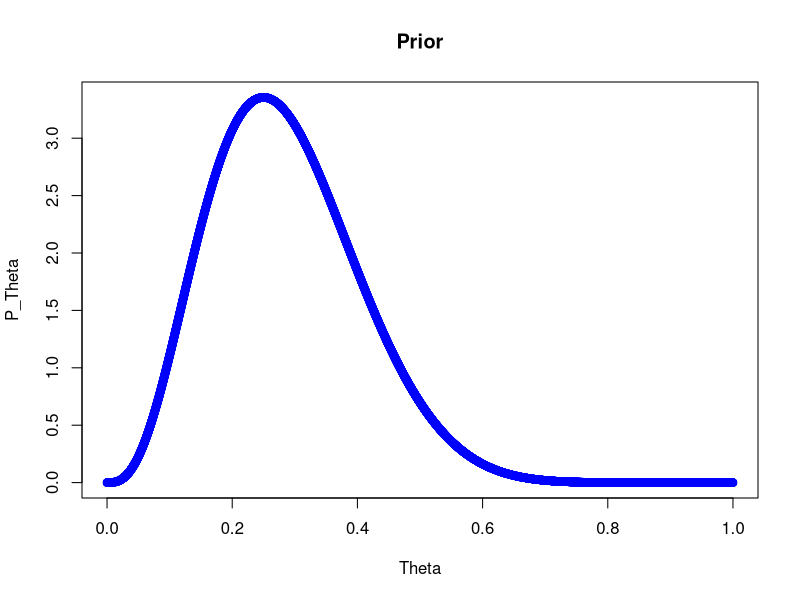
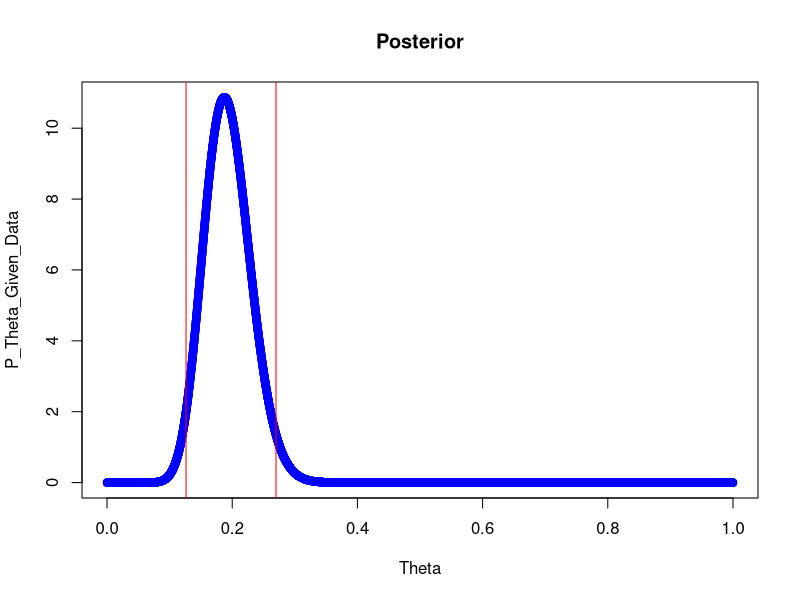

Source code (R) for these figures, in order:
#Prior 1: uniform prior ("no clue")
a <- 1
b <- 1

#Prior 2: skewed to the right ("cautiosly optimistic")
a <- 5
b <- 3

#Prior 3: skewed to the right, narrower ("experienced optimistic user")
a <- 50
b <- 30

#Prior 4: skewed to the left ("rather pessimistic")
a <- 4
b <- 10


Theta <- seq(from = 0, to = 1, by = 0.0001)
P_Theta <- dbeta(Theta, a, b)
plot(Theta, P_Theta, main = "Prior", col = "blue")

#Data
#Data 1: few observations, skewed to the right ("first encouragement")
Success <- 4
Failure <- 1

#Data 2: more observations, the same ratio ("you're doing really well!")
Success <- 100
Failure <- 25

#Data 3: many observations, skewed to the left ("harsh reality")
Success <- 18
Failure <- 82


#Total_N <- Success + Failure  
#P_Data_Given_Theta <- Theta^Success*(1 - Theta)^(Total_N - Success)
#plot(Theta, P_Data_Given_Theta, main = "Likelihood", col = "blue")

#Posterior
P_Theta_Given_Data <- dbeta(Theta, a + Success, b + Failure)
plot(Theta, P_Theta_Given_Data, main = "Posterior", col = "blue")

#95% credible intervals
abline(v = qbeta(0.975, a + Success, b + Failure), col = "red")
abline(v = qbeta(0.025, a + Success, b + Failure), col = "red")

